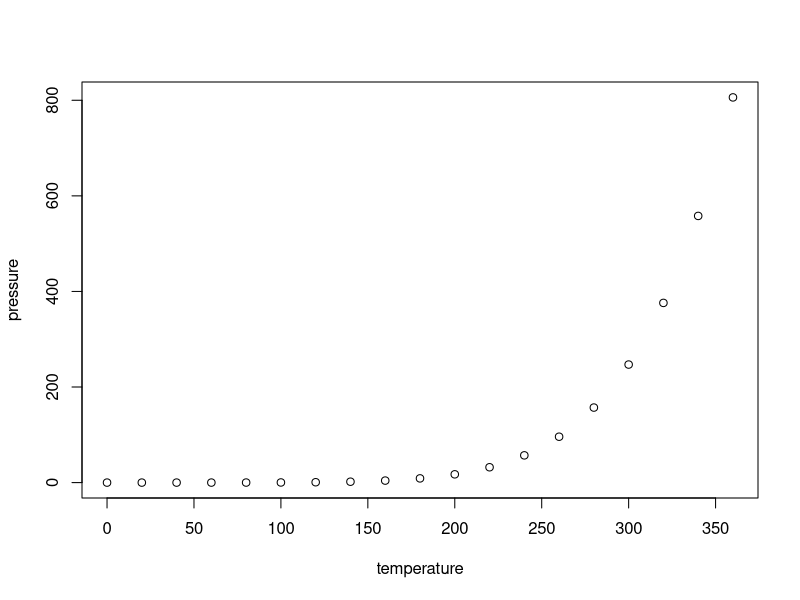
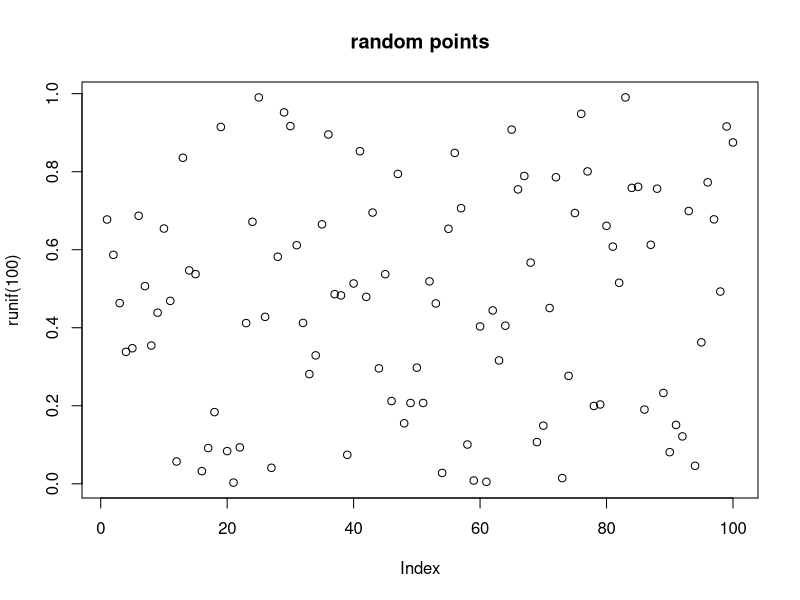

R code for these plots, in order:
## ---- chunk 1
knitr::opts_chunk$set(echo = TRUE)
## ---- chunk 2
summary(cars)
## ---- chunk 3
plot(pressure)
plot(runif(100), main='random points')  
